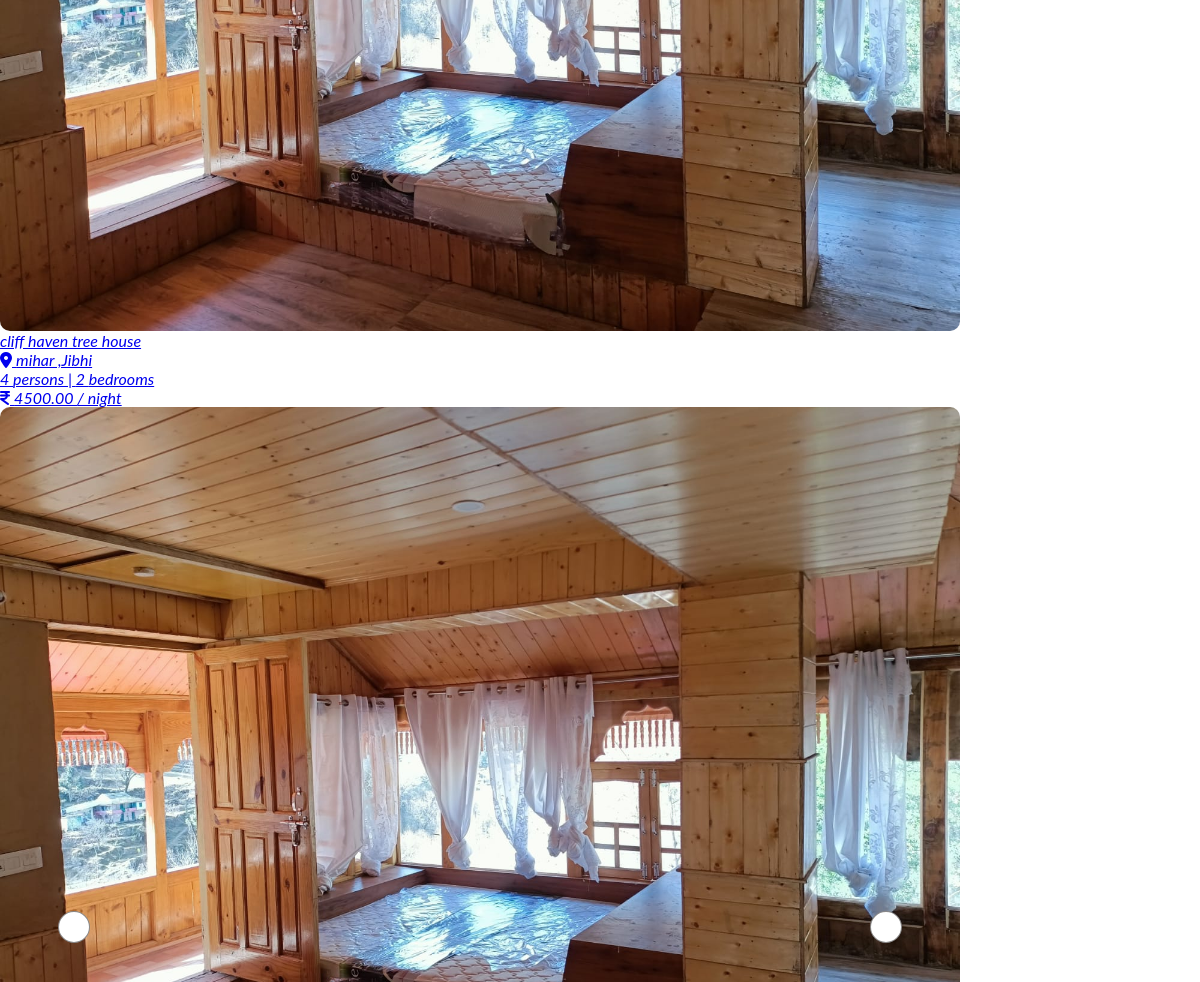
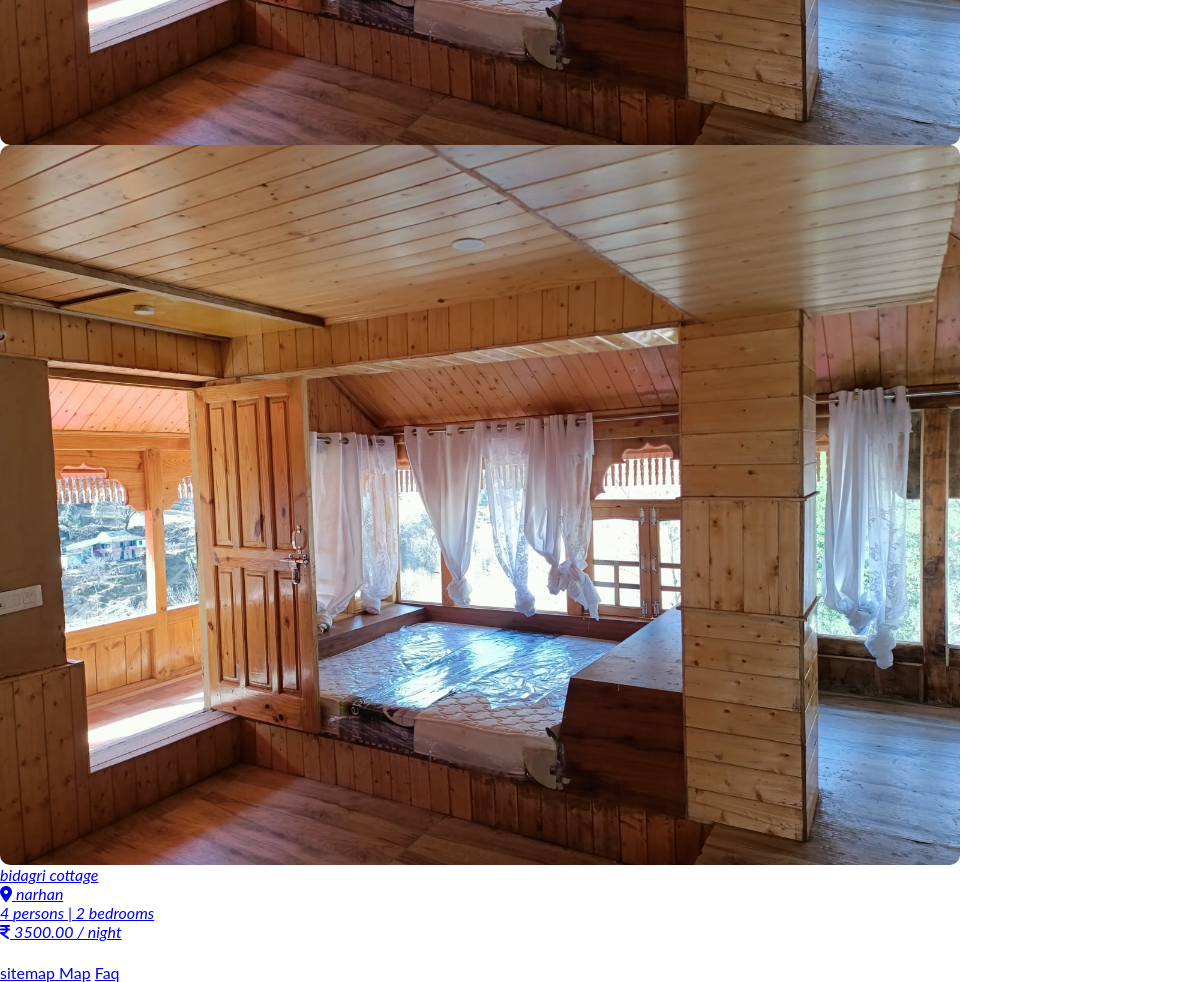
Page /stay/treehouse/ (lower part) on the earlier database version (2 pictures, top to bottom).
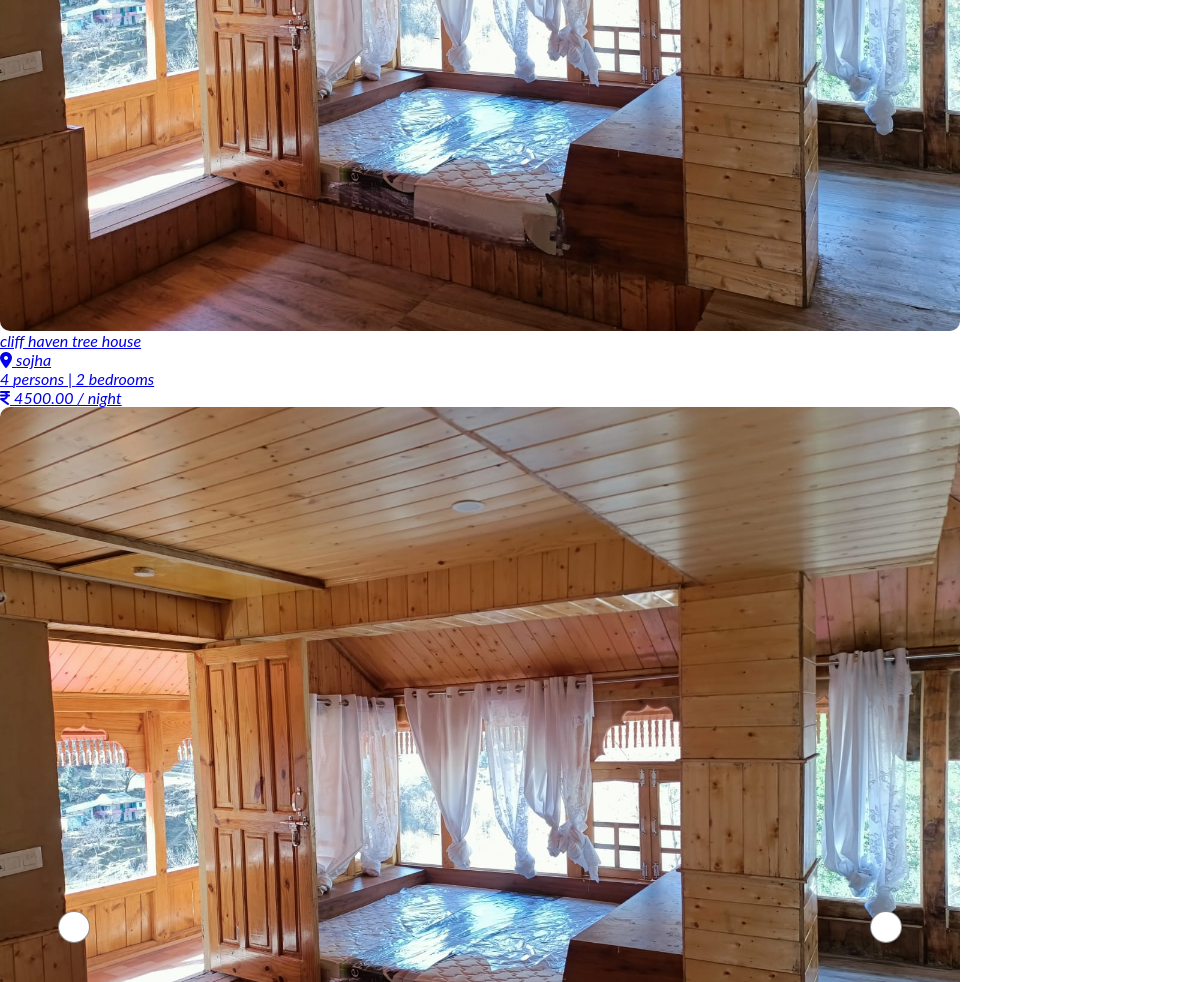
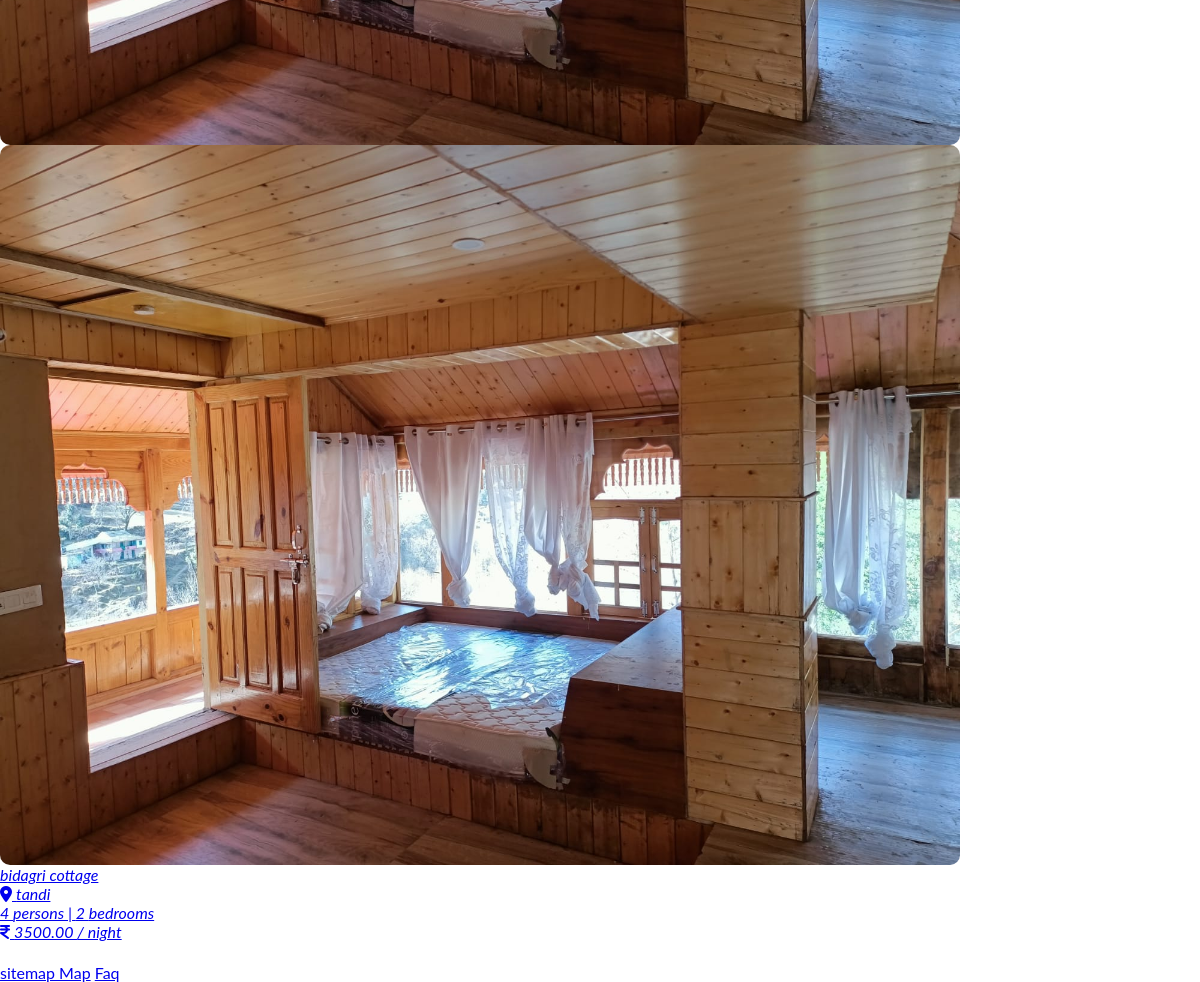
Same page on the later database version (2 pictures, top to bottom).
### listings/models.py (models this page shows, shortened)
class Listings(models.Model):
    name = models.CharField(max_length=255)
    description = models.TextField()
    location = models.CharField(max_length=255)
    capacity = models.IntegerField()
    num_bedrooms = models.IntegerField()
    num_bathrooms = models.IntegerField()
    amenities = models.ManyToManyField(Amenities)
    price_per_night = models.DecimalField(max_digits=8, decimal_places=2)
    main_image = models.ImageField(upload_to='images/cottage/main-images')
    owner = models.ForeignKey(Host, on_delete=models.CASCADE)
    listing_type = models.CharField(
        max_length=10,default='hi',
        choices=[
            ('cottage', 'Cottage'),
            ('treehouse', 'Treehouse'),
            ('homestay', 'Homestay'),
            ('a-frame', 'A-Frame'),
            ('camp','Camping'),
            ('dome','Domes'),
            ('mudhosue','Mudhouse')
        ],
    )
    location_type = models.CharField(
        max_length=10,default='roadside',
        choices=[
            ('roadside', 'Roadside'),
            ('uphill', 'Uphill'),
            ('downhill', 'Downhill'),
            ('offroad', 'Offroad'),
        ],
    )

### listings/views.py (the view)
# urls.py: path('stay/<str:listing_type>/', views.Stay, name='stay'),
def Stay(request,listing_type):
    active_page='stay'
    listings = Listings.objects.filter(listing_type=listing_type)
    listing_type = listing_type
    context={"cottages":listings,"listing_type":listing_type,'active_page':active_page}
    return render(request,'listings/stay.html',context)

### listings/templates/listings/stay.html (shortened to what this page needs)
{% extends 'main.html' %}
{% load static %}
{% block css %}
<link rel="stylesheet" href="{% static 'css/swiper-cat-list.css' %}">
<link rel="stylesheet" href="{% static 'css/swiper-listing-inner.css' %}">
{% endblock css %}
{% block content %}
    <section class="listings">
      {% if cottages %}
     {% for cottage in cottages %}
      <div class="single-listing">
         <a href="#">
         <div class="swiper mySwiper-listing">
           <div class="swiper-wrapper">
             <div class="swiper-slide">
               <img src=" {{cottage.main_image.url}}" alt="hi" height="20px">
              </div>
              <div class="swiper-slide">
                <img src=" {{cottage.main_image.url}}" alt="hi" height="20px">
              </div>
            </div>
            <div class="swiper-button-next listing-next"></div>
            <div class="swiper-button-prev listing-prev"></div>
          </div>
          <div class="listing-info-wrapper">
            <i class="listing-title">{{cottage.name}}</i>
            <div class="item-wrapper">
              <i class="fa fa-solid fa-location-dot"></i>
              <i class="listing-location">{{cottage.location}}</i>
            </div>
            <i class="listing-accomodation">{{cottage.capacity}} persons | {{cottage.num_bedrooms}} bedrooms</i>
            <div class="item-wrapper">
              <i class="fa-solid fa-indian-rupee-sign"></i> <i class="listing-price">{{cottage.price_per_night}} / night</i>
            </div>
          </div>
         </a>
      </div>
        {% endfor %}
      {% else %}
      <h2>hii</h2>
        {% endif %}
    </section>
{% endblock content %}

### templates/main.html (shortened to what this page needs)
<!DOCTYPE html>
{% load static %}
<html lang="en">
<head>
    <link rel="stylesheet" href="{% static 'css/main.css' %}">
    <link rel="stylesheet" href="{% static 'css/nav.css' %}">
    <link rel="stylesheet" href="https://cdnjs.cloudflare.com/ajax/libs/font-awesome/6.3.0/css/all.min.css" />
    <link rel="stylesheet" href="https://cdn.jsdelivr.net/npm/swiper@9/swiper-bundle.min.css" />
    {% block css %}
    {% endblock css %}
</head>
<body>
    <div class="body-container">
        {% block content %}
        {% endblock content %}
    </div>
    {% include 'footer.html' %}
</body>
</html>

### templates/nav.html (shortened to what this page needs)
    {% load static %}

### templates/footer.html (shortened to what this page needs)
<footer>
    <div class="footer-section">
        <p>
        </p>
        <a href="{% url 'sitemap' %}">sitemap Map</a>
        <a href="#"> Faq</a>
    </div>
</footer>

### static/css/main.css (style rules this page uses)
* { margin: 0; padding: 0; box-sizing: border-box; font-family: 'Lato', 'Arial', sans-serif; -webkit-tap-highlight-color: transparent; }
h1, p { color: #fff; text-align: center; line-height: 1.4; }

Differences in the rows shown:
changed Listings "cliff haven tree house": location "mihar ,Jibhi" → "sojha"
changed Listings "bidagri cottage": location "narhan" → "tandi"
